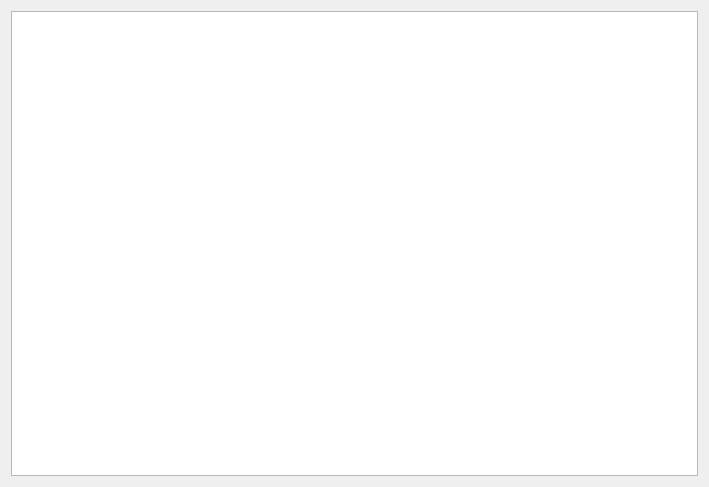
<?xml version="1.0" encoding="UTF-8"?>
<ui version="4.0">
 <class>Widget</class>
 <widget class="QWidget" name="Widget">
  <property name="geometry">
   <rect>
    <x>0</x>
    <y>0</y>
    <width>709</width>
    <height>487</height>
   </rect>
  </property>
  <property name="windowTitle">
   <string>Widget</string>
  </property>
  <layout class="QVBoxLayout" name="verticalLayout">
   <item>
    <widget class="QTableWidget" name="tableWidget"/>
   </item>
  </layout>
 </widget>
 <resources/>
 <connections/>
</ui>
